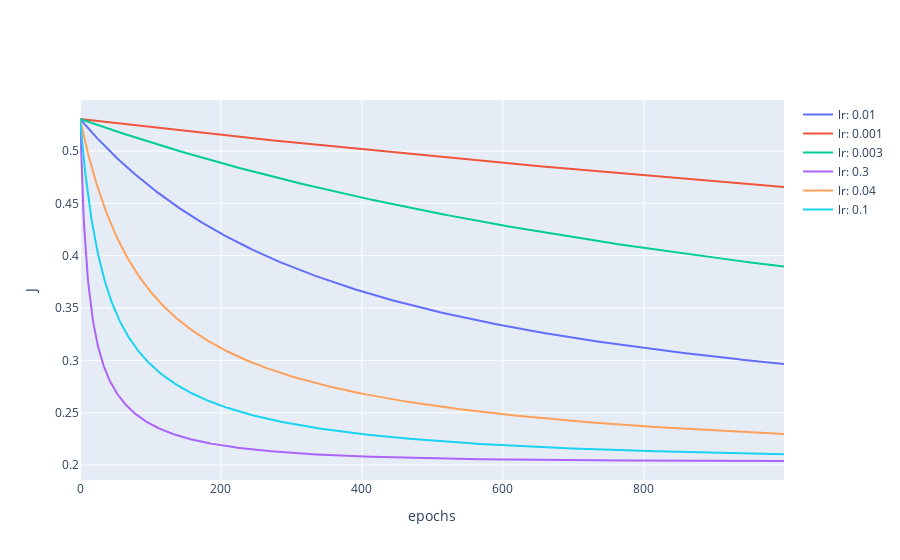

Notebook code cell kept with this figure:
### Code cell
learning_rate_ = [0.01, 0.001, 0.003, 0.3, 0.04, 0.1]
J = np.zeros((1000, ))
theta_ = np.zeros_like(theta_init)
for i in learning_rate_:
    
    J_arr, theta_arr = Logistic_Regression.train(epochs= 1000, theta= theta_init, 
                                           input= x, output= y, lr= i, plot_graph= False,
                                           color= colors, time_delay= 0.01)
    theta_ = np.hstack([theta_, theta_arr])
    J = np.vstack([J, J_arr])

fig = go.Figure()
for i in range(len(J[1:, :])):
    fig.add_trace(go.Scatter(x=np.arange(1000), y=J[(1+i), :],
                            mode= 'lines', name= f'lr: {learning_rate_[i]}'))
fig.update_xaxes(title= 'epochs')
fig.update_yaxes(title= 'J', tickangle= 0)
fig.show()

### Figure 1 — Plotly figure (JSON) as saved in the notebook; plotly's stock layout.template omitted (floating-point values rounded to 4 significant figures; data arrays with more than 128 entries replaced by an {"elided": "..."} marker saying what was removed)
{"data": [{"mode": "lines", "name": "lr: 0.01", "type": "scatter", "x": {"elided": "1000 int values"}, "y": {"elided": "1000 float values"}}, {"mode": "lines", "name": "lr: 0.001", "type": "scatter", "x": {"elided": "1000 int values"}, "y": {"elided": "1000 float values"}}, {"mode": "lines", "name": "lr: 0.003", "type": "scatter", "x": {"elided": "1000 int values"}, "y": {"elided": "1000 float values"}}, {"mode": "lines", "name": "lr: 0.3", "type": "scatter", "x": {"elided": "1000 int values"}, "y": {"elided": "1000 float values"}}, {"mode": "lines", "name": "lr: 0.04", "type": "scatter", "x": {"elided": "1000 int values"}, "y": {"elided": "1000 float values"}}, {"mode": "lines", "name": "lr: 0.1", "type": "scatter", "x": {"elided": "1000 int values"}, "y": {"elided": "1000 float values"}}], "layout": {"xaxis": {"title": {"text": "epochs"}}, "yaxis": {"tickangle": 0, "title": {"text": "J"}}}}
